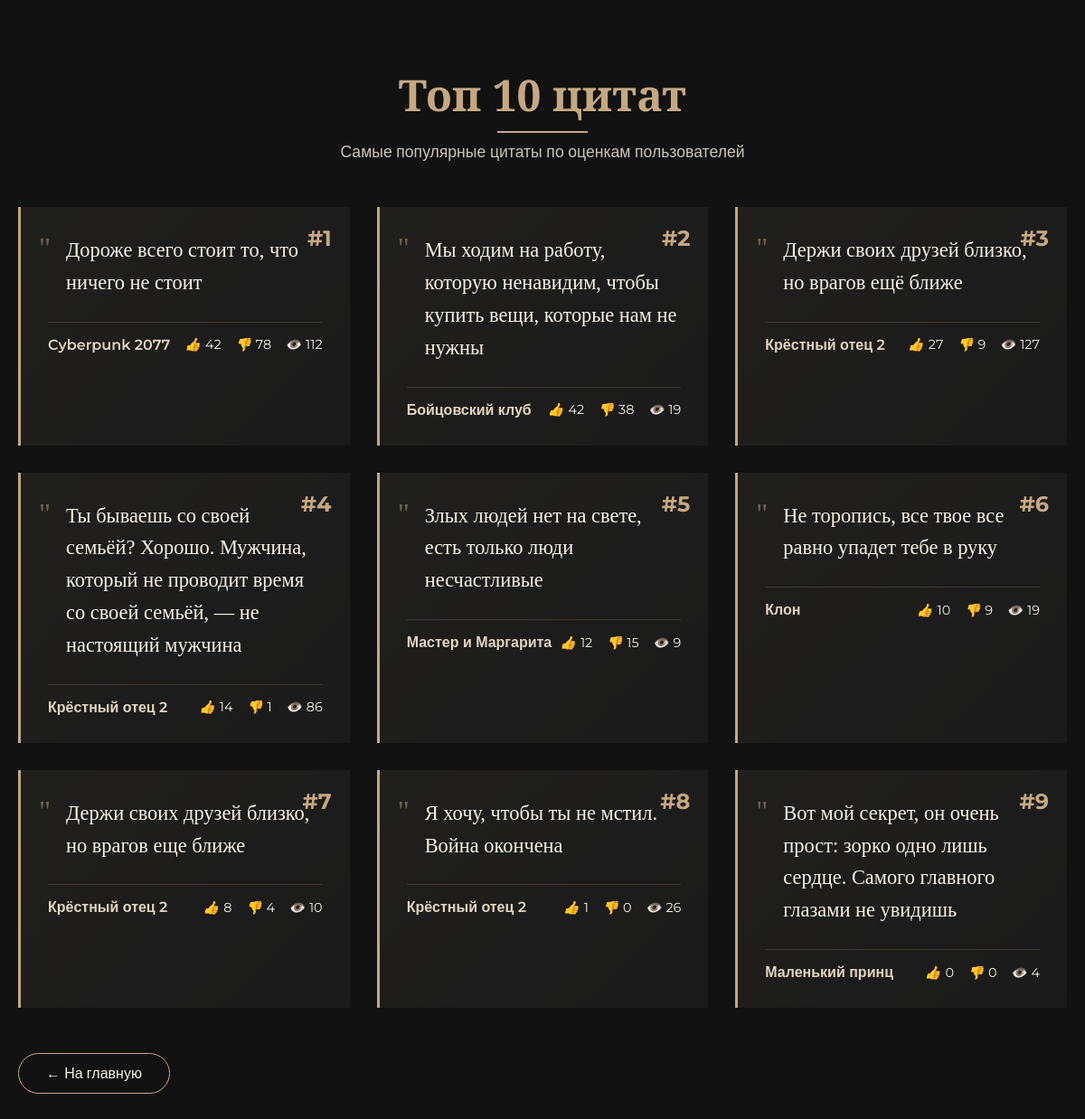
/top-quotes/, run on an earlier commit of the app's database.
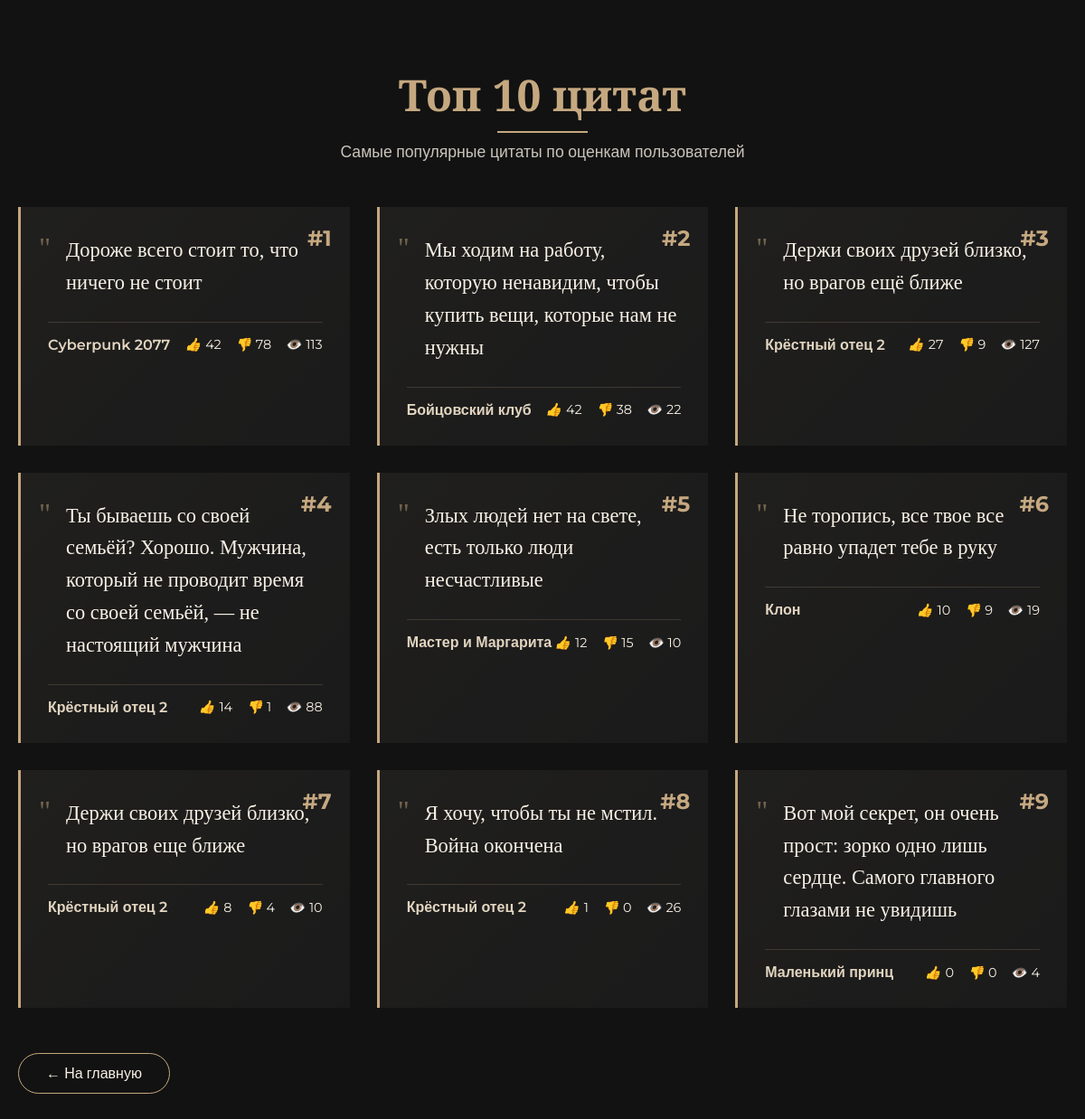
And on a later commit of the database.
### quotes/models.py (models this page shows, shortened)
class Quote(models.Model):
    text = models.TextField(max_length=1000, unique=True)
    source = models.ForeignKey(
        Source,
        on_delete=models.CASCADE,
        related_name='quotes',
        null=False,
        verbose_name='Источник'
    )
    weight = models.PositiveSmallIntegerField(
        default=1,
        validators=[MinValueValidator(1), MaxValueValidator(10)],
        help_text="Вероятность показа (1-10)"
    )
    views = models.PositiveIntegerField(default=0, editable=False)
    likes = models.PositiveIntegerField(default=0, editable=False)
    dislikes = models.PositiveIntegerField(default=0, editable=False)
    created_at = models.DateTimeField(auto_now_add=True)
    updated_at = models.DateTimeField(auto_now=True)
    class Meta:
        ordering = ['-weight', '-created_at']
        verbose_name = 'Цитата'
        verbose_name_plural = 'Цитаты'

class Source(models.Model):
    TYPE_CHOICES = (
        ('Book', 'Книга'),
        ('Game', 'Игра'),
        ('Movie', 'Фильм'),
    )
    class Meta:
        verbose_name = 'Источник'
        verbose_name_plural = 'Источники'
    name = models.CharField(max_length=100, unique=True)
    type = models.CharField(max_length=20, choices=TYPE_CHOICES, default='Book')

### quotes/views.py (the view)
# urls.py: path('top-quotes/', views.top_quotes, name='top_quotes'),
def top_quotes(request):
    top_quotes = Quote.objects.order_by('-likes')[:10]  # Топ-10 по лайкам
    return render(request, 'quotes/top_quotes.html', {'top_quotes': top_quotes})

### quotes/templates/quotes/top_quotes.html (shortened to what this page needs)
<!DOCTYPE html>
<html lang="ru">
<head>
</head>
<body>
    <div class="container">
        <div class="header">
            <h1>Топ 10 цитат</h1>
            <p>Самые популярные цитаты по оценкам пользователей</p>
        </div>
        <div class="quote-list">
            {% for quote in top_quotes %}
            <div class="quote-card">
                <div class="quote-rank">#{{ forloop.counter }}</div>
                <div class="quote-text">{{ quote.text }}</div>
                <div class="quote-meta">
                    <div class="quote-author">{{ quote.source.name }}</div>
                    <div class="quote-stats">
                        <div class="stat-item">
                            <i>👍</i> {{ quote.likes }}
                        </div>
                        <div class="stat-item">
                            <i>👎</i> {{ quote.dislikes }}
                        </div>
                        <div class="stat-item">
                            <i>👁️</i> {{ quote.views }}
                        </div>
                    </div>
                </div>
            </div>
            {% endfor %}
        </div>
        <a href="/" class="back-btn">← На главную</a>
    </div>
</body>
</html>

What changed in the data, as far as the page shows it:
changed Quote "Дороже всего стоит то, что ничего не стоит": views "112" → "113"
changed Quote "Мы ходим на работу, которую ненавидим, чтобы купить вещи, которые нам не нужны": views "19" → "22"
changed Quote (number 4 of 9 on the later page): views "86" → "88"
changed Quote "Злых людей нет на свете, есть только люди несчастливые": views "9" → "10"
